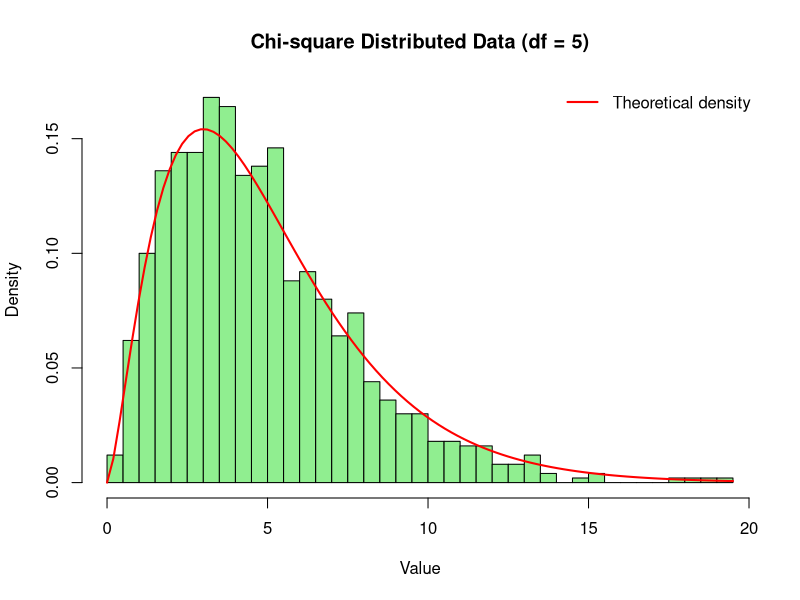

Reproduce this figure in R.
# E1-2: Generate chi-square distributed data and analyze its properties

set.seed(123)

n <- 1000
df <- 5

# Generate chi-square data
chi_data <- rchisq(n, df)

# Mean and variance
cat("Sample Mean:", mean(chi_data),
    " (Theoretical:", df, ")\n")

cat("Sample Variance:", var(chi_data),
    " (Theoretical:", 2 * df, ")\n")


# Save graph as PDF
pdf("E1_2_Chi_Square_Distribution.pdf",
    width = 8, height = 6)

# Histogram
hist(chi_data,
     breaks = 30,
     probability = TRUE,
     col = "lightgreen",
     main = "Chi-square Distributed Data (df = 5)",
     xlab = "Value")

# Theoretical density curve
curve(dchisq(x, df),
      add = TRUE,
      col = "red",
      lwd = 2)

# Legend
legend("topright",
       legend = "Theoretical density",
       col = "red",
       lwd = 2,
       bty = "n")

dev.off()





# E1-2: Generate chi-square distributed data and analyze its properties

# set.seed(123)

# n <- 1000
# df <- 5

# # Generate chi-square data
# chi_data <- rchisq(n, df)

# # Mean and variance
# cat("Sample Mean:", mean(chi_data),
#     " (Theoretical:", df, ")\n")

# cat("Sample Variance:", var(chi_data),
#     " (Theoretical:", 2 * df, ")\n")

# # Histogram
# hist(chi_data,
#      breaks = 30,
#      probability = TRUE,
#      col = "lightgreen",
#      main = "Chi-square Distributed Data (df=5)",
#      xlab = "Value")

# # Theoretical density curve
# curve(dchisq(x, df),
#       add = TRUE,
#       col = "red",
#       lwd = 2)

# # Legend
# legend("topright",
#        legend = "Theoretical density",
#        col = "red",
#        lwd = 2,
#        bty = "n")
